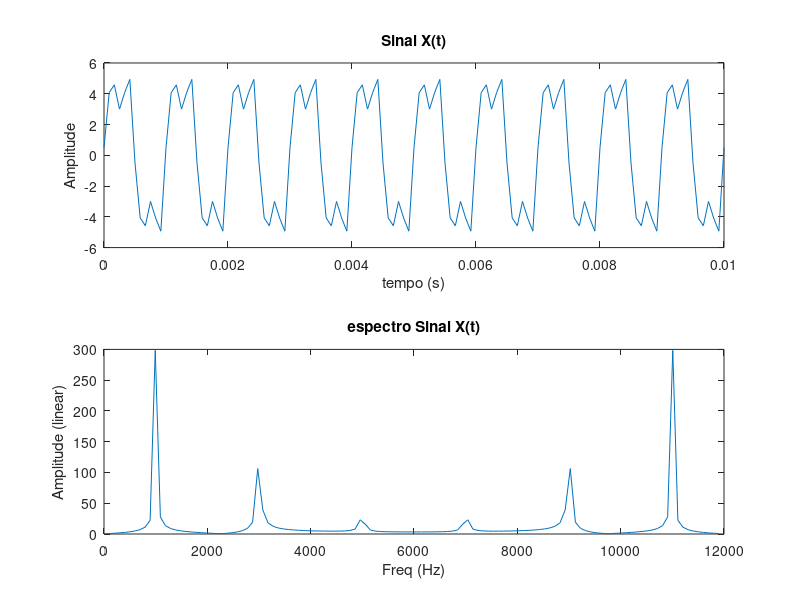
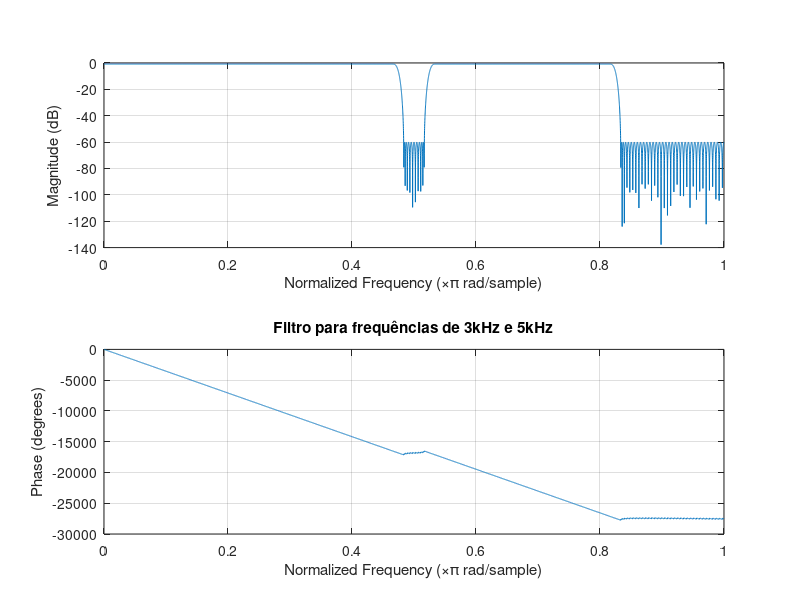
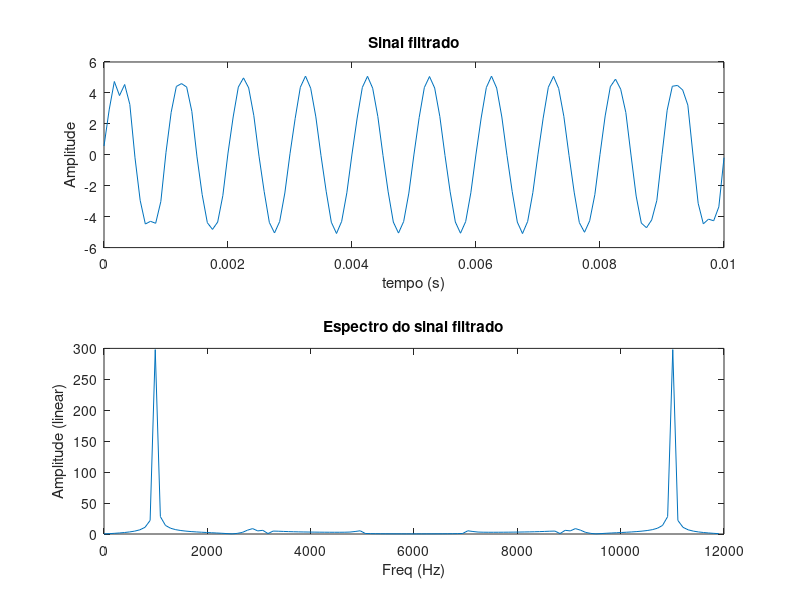

Write the MATLAB code that produced these figures, in order.
clc;
clear;
close all;
figure;
fs = 12e3; %frequencia de amostragem, a maior frequencia do sinal � 5kHz
n=0:0.01*fs; %vetor n   
t = n/fs; %  vetor t = n*ts
%% a) - 
x = 5*sin(2*pi*1e3*t) +2*sin(2*pi*3e3*t) +0.5*cos(2*pi*5e3*t);
subplot(2,1,1);plot(t, x); title('Sinal X(t)'); xlabel('tempo (s)'); ylabel('Amplitude'); 
w = n*(fs/length(x));
h = fft(x);
subplot(2,1,2);plot(w, abs(h)); title('espectro Sinal X(t)'); xlabel('Freq (Hz)'); ylabel('Amplitude (linear)');
saveas(gcf,'a.png')
%% b)-
figure;
f = [2.8e3 2.9e3 3.1e3 3.2e3 4.9e3 5e3];% distancias da transicoes
a = [1 0 1 0];         % porcentagem de amplitudes desejadas
od = 1e-3;
dev = [od od od od]; % ondulacao permitida
[n_, fo, ao, w] = firpmord (f, a, dev, fs);
sist = firpm (n_, fo, ao, w);
freqz (sist, 1.1024, fs)
title ( 'Filtro para frequências de 3kHz e 5kHz' )
saveas(gcf,'b.png')
%% c)-
figure;
%clear -regexp  '[^([x|t|n|(sist)|(fs)])]'
y = conv(x,sist,'same');
Y = fft(y);
w = n *(fs/length(y));
subplot(2,1,1);plot(t, y); title('Sinal filtrado'); xlabel('tempo (s)'); ylabel('Amplitude');
subplot(2,1,2);plot(w, abs(Y)); title('espectro Sinal Y(t)'); xlabel('Freq (Hz)'); ylabel('Amplitude (linear)');
title ( 'Espectro do sinal filtrado')
saveas(gcf,'c.png')
%system('pause');

